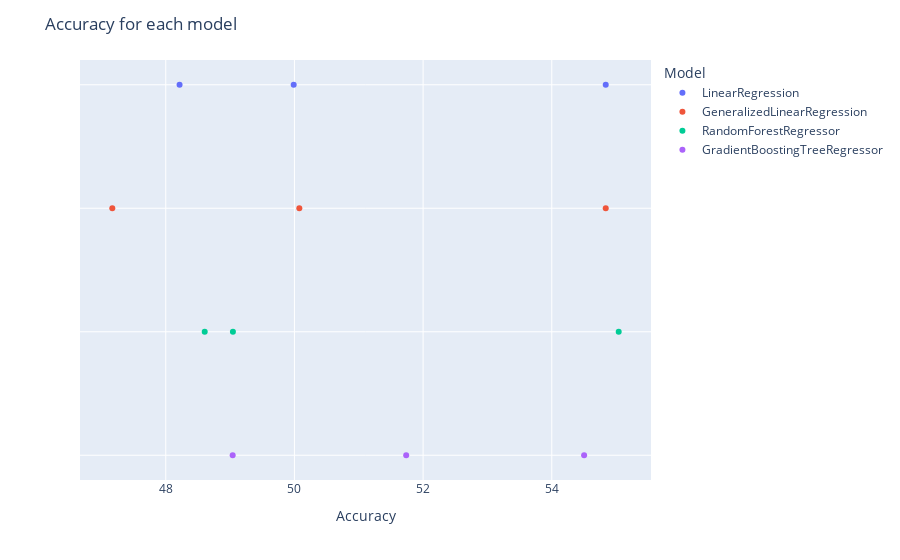

The cell this chart's notebook holds for it:
### Code cell
scatter_plot(final_accuracy, "Accuracy", "Model", "Accuracy for each model")

### Figure 1 — Plotly figure (JSON) as saved in the notebook; plotly's stock layout.template omitted (floating-point values rounded to 4 significant figures)
{"data": [{"hovertemplate": "Model=%{y}<br>Accuracy=%{x}<extra></extra>", "legendgroup": "LinearRegression", "marker": {"color": "#636efa", "symbol": "circle"}, "mode": "markers", "name": "LinearRegression", "orientation": "h", "showlegend": true, "type": "scatter", "x": [49.99, 48.21, 54.84], "xaxis": "x", "y": ["LinearRegression", "LinearRegression", "LinearRegression"], "yaxis": "y"}, {"hovertemplate": "Model=%{y}<br>Accuracy=%{x}<extra></extra>", "legendgroup": "GeneralizedLinearRegression", "marker": {"color": "#EF553B", "symbol": "circle"}, "mode": "markers", "name": "GeneralizedLinearRegression", "orientation": "h", "showlegend": true, "type": "scatter", "x": [50.08, 47.17, 54.84], "xaxis": "x", "y": ["GeneralizedLinearRegression", "GeneralizedLinearRegression", "GeneralizedLinearRegression"], "yaxis": "y"}, {"hovertemplate": "Model=%{y}<br>Accuracy=%{x}<extra></extra>", "legendgroup": "RandomForestRegressor", "marker": {"color": "#00cc96", "symbol": "circle"}, "mode": "markers", "name": "RandomForestRegressor", "orientation": "h", "showlegend": true, "type": "scatter", "x": [49.04, 48.61, 55.04], "xaxis": "x", "y": ["RandomForestRegressor", "RandomForestRegressor", "RandomForestRegressor"], "yaxis": "y"}, {"hovertemplate": "Model=%{y}<br>Accuracy=%{x}<extra></extra>", "legendgroup": "GradientBoostingTreeRegressor", "marker": {"color": "#ab63fa", "symbol": "circle"}, "mode": "markers", "name": "GradientBoostingTreeRegressor", "orientation": "h", "showlegend": true, "type": "scatter", "x": [51.74, 49.04, 54.5], "xaxis": "x", "y": ["GradientBoostingTreeRegressor", "GradientBoostingTreeRegressor", "GradientBoostingTreeRegressor"], "yaxis": "y"}], "layout": {"legend": {"title": {"text": "Model"}, "tracegroupgap": 0}, "margin": {"t": 60}, "title": {"text": "Accuracy for each model"}, "xaxis": {"anchor": "y", "domain": [0, 1], "title": {"text": "Accuracy"}}, "yaxis": {"anchor": "x", "categoryarray": ["GradientBoostingTreeRegressor", "RandomForestRegressor", "GeneralizedLinearRegression", "LinearRegression"], "categoryorder": "array", "domain": [0, 1], "showticklabels": false, "title": {"text": ""}}}}
